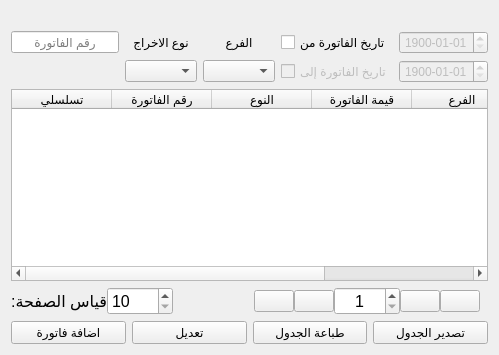
            <widget class="QWidget" name="tab_10">
             <attribute name="title">
              <string>فاتورة اخراج خارجي</string>
             </attribute>
             <layout class="QVBoxLayout" name="verticalLayout_46">
              <item>
               <layout class="QGridLayout" name="gridLayout_8">
                <property name="topMargin">
                 <number>20</number>
                </property>
                <item row="1" column="4">
                 <widget class="QDateEdit" name="ee_date_to">
                  <property name="enabled">
                   <bool>false</bool>
                  </property>
                  <property name="sizePolicy">
                   <sizepolicy hsizetype="Expanding" vsizetype="Fixed">
                    <horstretch>0</horstretch>
                    <verstretch>0</verstretch>
                   </sizepolicy>
                  </property>
                  <property name="layoutDirection">
                   <enum>Qt::LeftToRight</enum>
                  </property>
                  <property name="locale">
                   <locale language="English" country="Kenya"/>
                  </property>
                  <property name="alignment">
                   <set>Qt::AlignCenter</set>
                  </property>
                  <property name="specialValueText">
                   <string/>
                  </property>
                  <property name="minimumDate">
                   <date>
                    <year>1900</year>
                    <month>1</month>
                    <day>1</day>
                   </date>
                  </property>
                  <property name="displayFormat">
                   <string>yyyy-MM-dd</string>
                  </property>
                  <property name="date">
                   <date>
                    <year>1900</year>
                    <month>1</month>
                    <day>1</day>
                   </date>
                  </property>
                 </widget>
                </item>
                <item row="1" column="1">
                 <widget class="QComboBox" name="ee_type">
                  <property name="sizePolicy">
                   <sizepolicy hsizetype="Expanding" vsizetype="Fixed">
                    <horstretch>0</horstretch>
                    <verstretch>0</verstretch>
                   </sizepolicy>
                  </property>
                 </widget>
                </item>
                <item row="1" column="3">
                 <widget class="QCheckBox" name="ch_ee_date_to">
                  <property name="enabled">
                   <bool>false</bool>
                  </property>
                  <property name="sizePolicy">
                   <sizepolicy hsizetype="Fixed" vsizetype="Fixed">
                    <horstretch>0</horstretch>
                    <verstretch>0</verstretch>
                   </sizepolicy>
                  </property>
                  <property name="text">
                   <string>تاريخ الفاتورة إلى</string>
                  </property>
                 </widget>
                </item>
                <item row="0" column="4">
                 <widget class="QDateEdit" name="ee_date_from">
                  <property name="enabled">
                   <bool>false</bool>
                  </property>
                  <property name="layoutDirection">
                   <enum>Qt::LeftToRight</enum>
                  </property>
                  <property name="locale">
                   <locale language="English" country="Kenya"/>
                  </property>
                  <property name="alignment">
                   <set>Qt::AlignCenter</set>
                  </property>
                  <property name="specialValueText">
                   <string/>
                  </property>
                  <property name="minimumDate">
                   <date>
                    <year>1900</year>
                    <month>1</month>
                    <day>1</day>
                   </date>
                  </property>
                  <property name="displayFormat">
                   <string>yyyy-MM-dd</string>
                  </property>
                  <property name="date">
                   <date>
                    <year>1900</year>
                    <month>1</month>
                    <day>1</day>
                   </date>
                  </property>
                 </widget>
                </item>
                <item row="0" column="3">
                 <widget class="QCheckBox" name="ch_ee_date_from">
                  <property name="sizePolicy">
                   <sizepolicy hsizetype="Fixed" vsizetype="Fixed">
                    <horstretch>0</horstretch>
                    <verstretch>0</verstretch>
                   </sizepolicy>
                  </property>
                  <property name="text">
                   <string>تاريخ الفاتورة من</string>
                  </property>
                 </widget>
                </item>
                <item row="0" column="1">
                 <widget class="QLabel" name="label_59">
                  <property name="text">
                   <string>نوع الاخراج</string>
                  </property>
                  <property name="alignment">
                   <set>Qt::AlignCenter</set>
                  </property>
                 </widget>
                </item>
                <item row="0" column="0">
                 <widget class="QLineEdit" name="ee_code">
                  <property name="alignment">
                   <set>Qt::AlignCenter</set>
                  </property>
                  <property name="placeholderText">
                   <string>رقم الفاتورة</string>
                  </property>
                 </widget>
                </item>
                <item row="0" column="2">
                 <widget class="QLabel" name="label_130">
                  <property name="text">
                   <string>الفرع</string>
                  </property>
                  <property name="alignment">
                   <set>Qt::AlignCenter</set>
                  </property>
                 </widget>
                </item>
                <item row="1" column="2">
                 <widget class="QComboBox" name="ee_brunch">
                  <property name="sizePolicy">
                   <sizepolicy hsizetype="Expanding" vsizetype="Fixed">
                    <horstretch>0</horstretch>
                    <verstretch>0</verstretch>
                   </sizepolicy>
                  </property>
                 </widget>
                </item>
               </layout>
              </item>
              <item>
               <widget class="QTableWidget" name="ee_table">
                <property name="editTriggers">
                 <set>QAbstractItemView::NoEditTriggers</set>
                </property>
                <column>
                 <property name="text">
                  <string>تسلسلي</string>
                 </property>
                </column>
                <column>
                 <property name="text">
                  <string>رقم الفاتورة</string>
                 </property>
                </column>
                <column>
                 <property name="text">
                  <string>النوع</string>
                 </property>
                </column>
                <column>
                 <property name="text">
                  <string>قيمة الفاتورة</string>
                 </property>
                </column>
                <column>
                 <property name="text">
                  <string>الفرع</string>
                 </property>
                </column>
                <column>
                 <property name="text">
                  <string>تاريخ الفاتورة</string>
                 </property>
                </column>
               </widget>
              </item>
              <item>
               <layout class="QHBoxLayout" name="horizontalLayout_48" stretch="2,4,5,1,1,4,1,1">
                <property name="spacing">
                 <number>0</number>
                </property>
                <property name="rightMargin">
                 <number>8</number>
                </property>
                <property name="bottomMargin">
                 <number>0</number>
                </property>
                <item>
                 <widget class="QLabel" name="label_129">
                  <property name="font">
                   <font>
                    <pointsize>12</pointsize>
                    <weight>50</weight>
                    <italic>false</italic>
                    <bold>false</bold>
                   </font>
                  </property>
                  <property name="text">
                   <string>قياس الصفحة:</string>
                  </property>
                 </widget>
                </item>
                <item>
                 <widget class="QSpinBox" name="ee_page_size">
                  <property name="font">
                   <font>
                    <pointsize>12</pointsize>
                    <weight>50</weight>
                    <italic>false</italic>
                    <bold>false</bold>
                   </font>
                  </property>
                  <property name="minimum">
                   <number>10</number>
                  </property>
                  <property name="maximum">
                   <number>200</number>
                  </property>
                  <property name="singleStep">
                   <number>10</number>
                  </property>
                 </widget>
                </item>
                <item>
                 <spacer name="horizontalSpacer_18">
                  <property name="orientation">
                   <enum>Qt::Horizontal</enum>
                  </property>
                  <property name="sizeHint" stdset="0">
                   <size>
                    <width>40</width>
                    <height>20</height>
                   </size>
                  </property>
                 </spacer>
                </item>
                <item>
                 <widget class="QPushButton" name="ee_last">
                  <property name="text">
                   <string/>
                  </property>
                  <property name="icon">
                   <iconset resource="icons.qrc">
                    <normaloff>:/icons/icons/last-white.png</normaloff>:/icons/icons/last-white.png</iconset>
                  </property>
                  <property name="iconSize">
                   <size>
                    <width>40</width>
                    <height>40</height>
                   </size>
                  </property>
                 </widget>
                </item>
                <item>
                 <widget class="QPushButton" name="ee_post">
                  <property name="text">
                   <string/>
                  </property>
                  <property name="icon">
                   <iconset resource="icons.qrc">
                    <normaloff>:/icons/icons/next-white.png</normaloff>:/icons/icons/next-white.png</iconset>
                  </property>
                  <property name="iconSize">
                   <size>
                    <width>40</width>
                    <height>40</height>
                   </size>
                  </property>
                 </widget>
                </item>
                <item>
                 <widget class="QSpinBox" name="ee_page_num">
                  <property name="font">
                   <font>
                    <pointsize>12</pointsize>
                    <weight>50</weight>
                    <italic>false</italic>
                    <bold>false</bold>
                   </font>
                  </property>
                  <property name="alignment">
                   <set>Qt::AlignCenter</set>
                  </property>
                  <property name="minimum">
                   <number>1</number>
                  </property>
                  <property name="maximum">
                   <number>999</number>
                  </property>
                 </widget>
                </item>
                <item>
                 <widget class="QPushButton" name="ee_previous">
                  <property name="text">
                   <string/>
                  </property>
                  <property name="icon">
                   <iconset resource="icons.qrc">
                    <normaloff>:/icons/icons/previous-white.png</normaloff>:/icons/icons/previous-white.png</iconset>
                  </property>
                  <property name="iconSize">
                   <size>
                    <width>40</width>
                    <height>40</height>
                   </size>
                  </property>
                 </widget>
                </item>
                <item>
                 <widget class="QPushButton" name="ee_first">
                  <property name="text">
                   <string/>
                  </property>
                  <property name="icon">
                   <iconset resource="icons.qrc">
                    <normaloff>:/icons/icons/first-white.png</normaloff>:/icons/icons/first-white.png</iconset>
                  </property>
                  <property name="iconSize">
                   <size>
                    <width>40</width>
                    <height>40</height>
                   </size>
                  </property>
                 </widget>
                </item>
               </layout>
              </item>
              <item>
               <layout class="QHBoxLayout" name="horizontalLayout_49">
                <item>
                 <widget class="QPushButton" name="btn_add_ee">
                  <property name="text">
                   <string>اضافة فاتورة</string>
                  </property>
                 </widget>
                </item>
                <item>
                 <widget class="QPushButton" name="btn_edit_ee">
                  <property name="text">
                   <string>تعديل</string>
                  </property>
                 </widget>
                </item>
                <item>
                 <widget class="QPushButton" name="btn_print_table_ee">
                  <property name="text">
                   <string>طباعة الجدول</string>
                  </property>
                 </widget>
                </item>
                <item>
                 <widget class="QPushButton" name="btn_to_exel_ee">
                  <property name="text">
                   <string>تصدير الجدول</string>
                  </property>
                 </widget>
                </item>
               </layout>
              </item>
             </layout>
            </widget>
